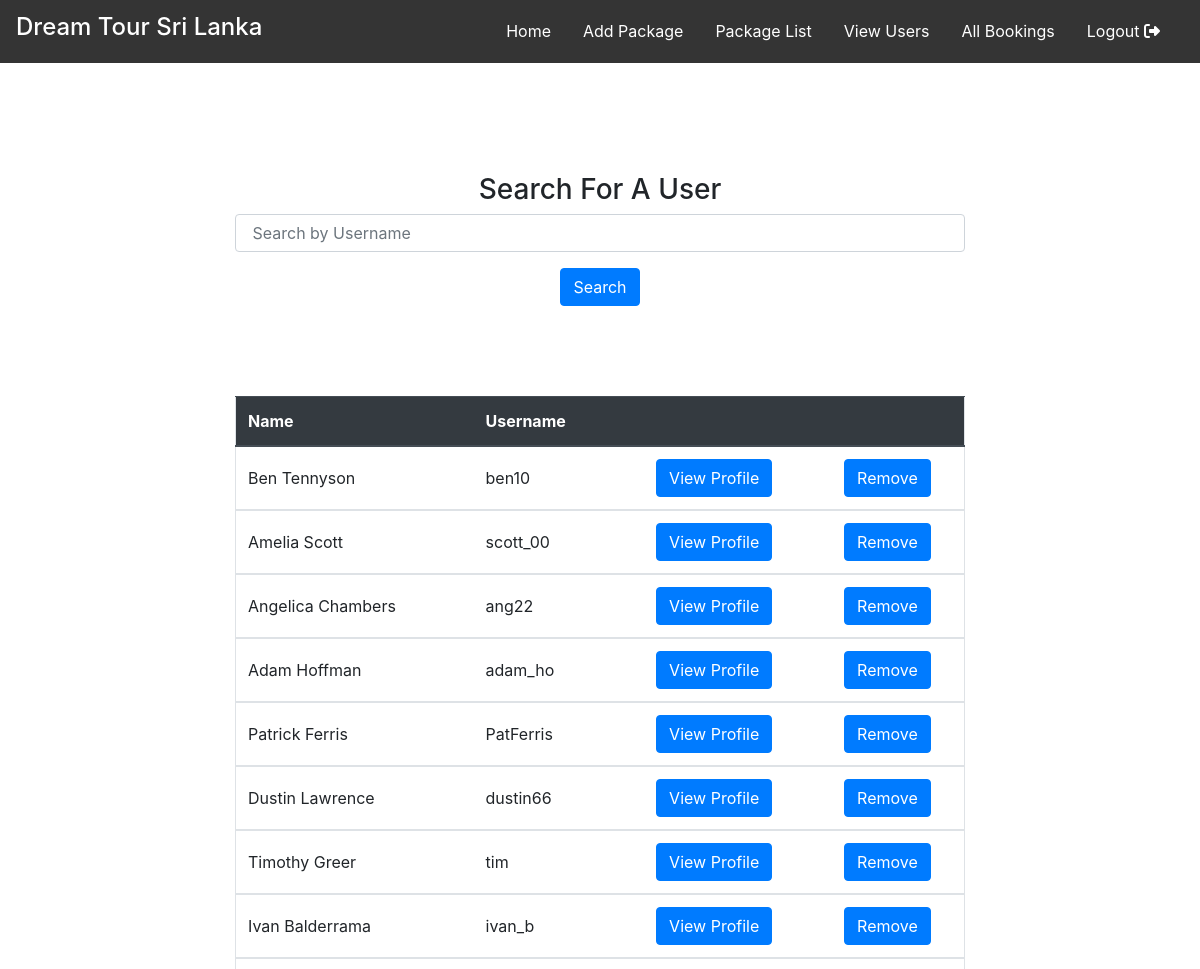
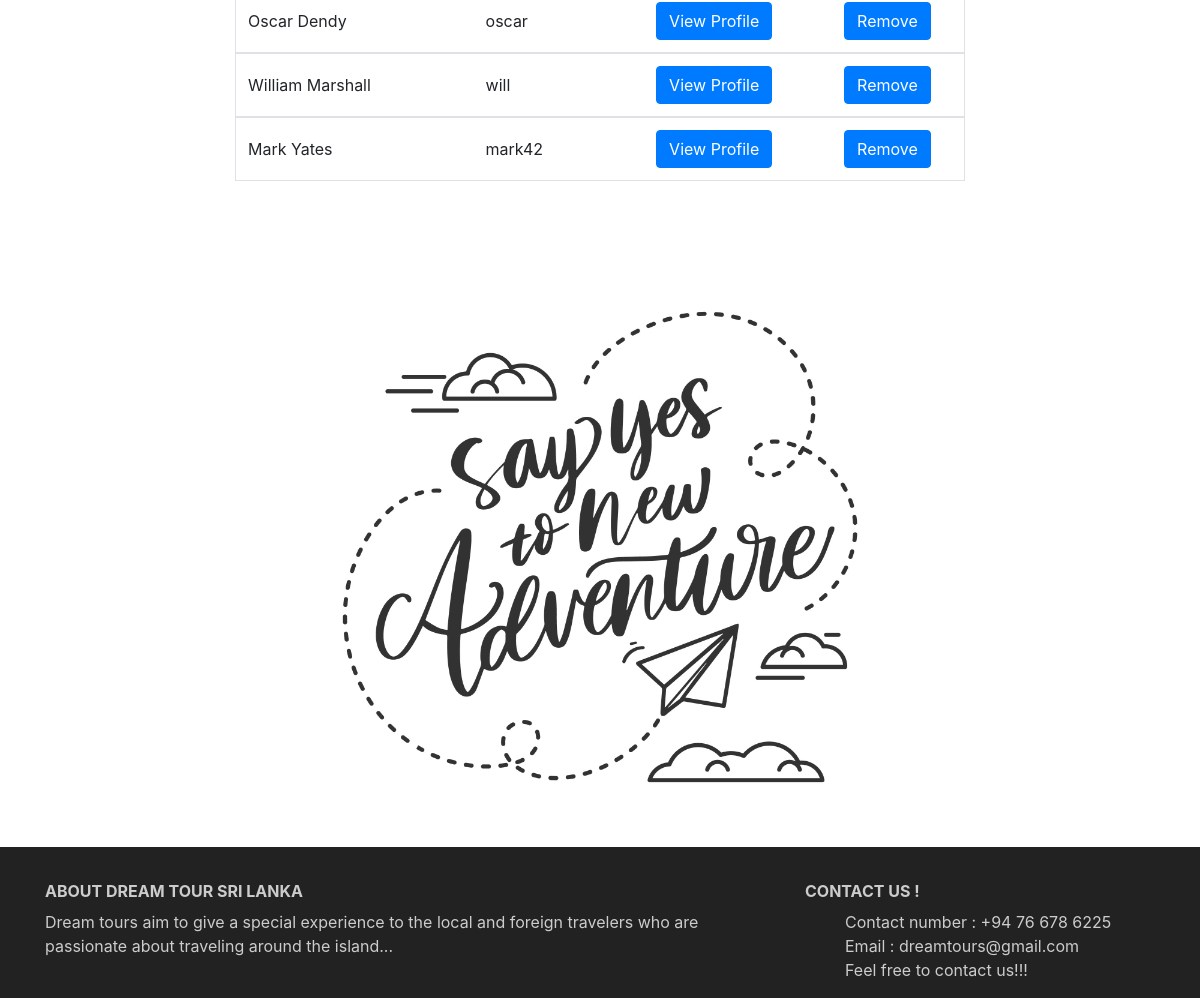
Page /viewusers.php (signed in) on the committed database (2 pictures, top to bottom).
### tables this page shows
CREATE TABLE `users` (
  `UID` int(11) NOT NULL,
  `Name` varchar(100) NOT NULL,
  `No` varchar(15) NOT NULL,
  `Email` varchar(50) NOT NULL,
  `Username` varchar(50) NOT NULL,
  `Password` varchar(32) NOT NULL,
  `Day` date NOT NULL,
  `Address` varchar(100) NOT NULL
);

### viewusers.php (the view, shortened to what this page needs)
<?php
include("config.php"); ?>
<!DOCTYPE html>
<html lang="en">
<head>
    <link rel="stylesheet" href="https://stackpath.bootstrapcdn.com/bootstrap/4.3.1/css/bootstrap.min.css"
>
    <link rel="stylesheet" type="text/css" href="css/styles.css">
</head>
<body>
<?php include 'nav&footer/adminNav.php' ?>
<div class="main-container ">
</div>
<div class="main-container ">
    <form method="post" style="margin-top: 30px">
        <div class="container">
            <div class="row justify-content-md-center ">
                <div class="col-md-8 ">
                    <h3 style="text-align: center;">Search For A User</h3>
                    <div class="form-group">
                        <input type="text" class="form-control" placeholder=" Search by Username" name="ps">
                    </div>
                    <input type="submit" class="btn btn-primary form-btn" value="Search" name="find">
                </div>
            </div>
        </div>
    </form>
</div>
<div class="main-container ">
    <form method="post" style="margin-top: 30px">
        <div class="container">
            <div class="row justify-content-md-center ">
                <div class="col-md-8 ">
                    <?php
                    try {
                        $conn = new PDO($db, $un, $password);
                        $conn->setAttribute(PDO::ATTR_ERRMODE, PDO::ERRMODE_EXCEPTION);
                        $query = "SELECT  `UID`, `Name`,`Username` FROM `users`  ";
                        $result = $conn->query($query);
                        echo '<table class="table" style="border:solid #dee2e6 1px;">';
                        echo '<thead class="thead-dark">';
                        echo '
                                    <tr>
                                    <th scope="col">Name</th>
                                    <th scope="col">Username</th>
                                    <th scope="col"></th>
                                    <th scope="col"></th>
                                    </tr>';
                        foreach ($result as $row) {
                            echo '<tbody>';
                            echo '<tr class="rw">';
                            echo '<td style="vertical-align: middle;"> <input type="hidden" name="pID[]" value="' . $row[1] . '">' . $row[1] . '</td>';
                            echo '<td style="vertical-align: middle;"> <input type="hidden" name="pID[]" value="' . $row[2] . '">' . $row[2] . '</td>';
                            echo '<td style="vertical-align: middle;"><button class="btn btn-primary form-btn" style="margin: auto"
                                            name="btnView" type="submit" value="' . $row[0] . '"  >View Profile  </button></td>';
                            echo '<td style="vertical-align: middle;"><button class="btn btn-primary form-btn" style="margin: auto"
                                            name="Del" type="submit" value="' . $row[0] . '"  >Remove  </button></td>';
                            echo '</tr>';
                            echo ' </tbody>';
                        }
                        echo '</table>';
                    } catch (PDOException $th) {
                        echo $th->getMessage();
                    }
                    ?>
                </div>
            </div>
        </div>
    </form>
</div>
<img src="images/bg.jpg" class="img-bg">
<?php include 'nav&footer/footer.php' ?>
</body>
</html>

### css/styles.css (style rules this page uses)
.main-container { padding: 0px 10px 50px 10px; }
.img-bg { height: 50%; width: 50%; display: block; margin-left: auto; margin-right: auto; }
.form-btn { display: block; margin-left: auto; margin-right: auto; width: fit-content; margin-top: 10px; margin-bottom: 10px; }

### rows in the picture
users: Name "Ben Tennyson", Username "ben10", $row[0] 10 (drawn)
users: Name "Amelia Scott", Username "scott_00", $row[0] 11 (drawn)
users: Name "Angelica Chambers", Username "ang22", $row[0] 12 (drawn)
users: Name "Adam Hoffman", Username "adam_ho", $row[0] 13 (drawn)
users: Name "Patrick Ferris", Username "PatFerris", $row[0] 14 (drawn)
users: Name "Dustin Lawrence", Username "dustin66", $row[0] 15 (drawn)
users: Name "Timothy Greer", Username "tim", $row[0] 16 (drawn)
users: Name "Ivan Balderrama", Username "ivan_b", $row[0] 17 (drawn)
users: Name "Oscar Dendy", Username "oscar", $row[0] 18 (drawn)
users: Name "William Marshall", Username "will", $row[0] 19 (drawn)
users: Name "Mark Yates", Username "mark42", $row[0] 23 (drawn)
